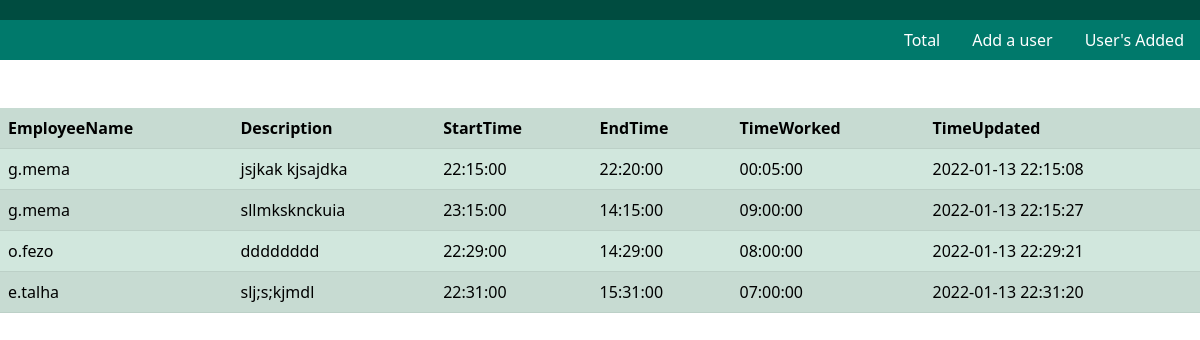
Screenshot of /admin-section.php with the database file from the repository.
### tables this page shows
CREATE TABLE `employeetables` (
  `Id` int(4) NOT NULL,
  `employee_name` varchar(50) NOT NULL,
  `description` varchar(100) NOT NULL,
  `start_time` time NOT NULL,
  `end_time` time NOT NULL,
  `timeworked` time NOT NULL,
  `date` datetime NOT NULL DEFAULT current_timestamp()
);

### admin-section.php (the view, shortened to what this page needs)
<!doctype html>
<html lang="en">
  <head>
    <link href="https://cdn.jsdelivr.net/npm/bootstrap@5.1.3/dist/css/bootstrap.min.css" rel="stylesheet">
    <link href="index.css" rel="stylesheet">
  </head>
  <body>
  <div class="prenav"></div>
 <div class="BarNav">
    <ul class="nav float-end">
    <li class="nav-item ">
    <a class="nav-link " href="admin-view.php">Total</a>
  </li>
  <li class="nav-item ">
    <a class="nav-link " href="add-user.php">Add a user</a>
  </li>
  <li class="nav-item ">
    <a class="nav-link " href="user-added.php">User's Added</a>
  </li>
</ul>
</div>
<br>
<br>
<table class="table table-success table-striped">
  <tr>
  <th>EmployeeName</th>
  <th>Description</th>
  <th>StartTime</th>
  <th>EndTime</th>
  <th>TimeWorked</th>
  <th>TimeUpdated</th>
</tr>
<?php
include 'connection.php';
 $sql ="SELECT * FROM employeetables;";
 $result = mysqli_query($con,$sql);
 $resultCheck = mysqli_num_rows($result);
 if($resultCheck > 0){
   while($row= mysqli_fetch_assoc($result)){
     echo "<tr> <td>".$row['employee_name']."</td><td>".$row['description']."</td> <td>".$row['start_time']."</td> <td>".$row['end_time']."</td> <td>".$row['timeworked']."</td><td>".$row['date']."</td></tr>";
   }
 }
?>
</table>
</html>

### index.css (style rules this page uses)
.prenav { height: 20px; background-color: #004c40; }
.BarNav { height: 40px; background-color: #00796b; }
.nav-link { color: #ffffff !important; }

### rows the page displays
employeetables: employee_name "g.mema", description "jsjkak kjsajdka", start_time "22:15:00", end_time "22:20:00", timeworked "00:05:00", date "2022-01-13 22:15:08"
employeetables: employee_name "g.mema", description "sllmksknckuia", start_time "23:15:00", end_time "14:15:00", timeworked "09:00:00", date "2022-01-13 22:15:27"
employeetables: employee_name "o.fezo", description "dddddddd", start_time "22:29:00", end_time "14:29:00", timeworked "08:00:00", date "2022-01-13 22:29:21"
employeetables: employee_name "e.talha", description "slj;s;kjmdl", start_time "22:31:00", end_time "15:31:00", timeworked "07:00:00", date "2022-01-13 22:31:20"
